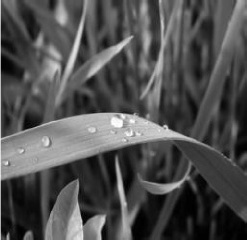
#> input picture images/grass.jpg, 247 x 240 px; its folder holds only this picture in this run; the run also reads 1 picture not shown here
$ jupyter execute 2024_2025_ATRIM_TP2_spatial_filtering_sv.ipynb
#> lines starting #> are read from the running program, lines starting #| are printed output that depends on the picture; after the words box and inside, x2 and y2 are one past the last pixel; in counts of white or black regions, pixels touching at a corner belong together
# TP2 - Spatial Filtering
**IMPRO - Master CORO SIP- Ecole Centrale Nantes**

Ecole Centrale Nantes

Diana Mateus

Participants: (FILL IN YOUR NAMES AND LASTNAMES)

# GOAL

In this lab we will practice the general principles of linear spatial filtering for 2D images:
- based on the convolution operation
- and applied with different filters to solve different tasks (denoising, highboost sharpening, border extraction)

Then, if we have time, we will break some of the linear filtering assumptions:
- to find patterns in an image (Waldo/Charlie) with correlation,
- to filter preserving borders,
- to find corners in an image

# 0. Preparation

* Define the path to the images only once. Then, use the given path for the images

* Handling several large images can create large memory demands. In order to avoid large size files that slow processing, you can:
  - reuse the image variable names
  - clear large variables with the command
   ```reset_selective name_variable```
  - If required resize the images while debugging (e.g. to 100x100)
  - Before submiting your jupyter notebook empty the outputs first: go to the Kernel menu, restart and clear output.

  - If you get some warnings "IOPub data rate exceeded" launch your notebook with

  ```jupyter notebook --NotebookApp.iopub_data_rate_limit=10000000000```

### 0.1 Importing the required modules

[cell 1]
import skimage.io as io
import matplotlib.pyplot as plt
import numpy as np
import os
import math
from skimage.restoration import denoise_bilateral
from skimage.transform import resize, rescale
from scipy import ndimage
from scipy import signal

### 0.2 Define the main image folder
Make sure the subsequent parts of this notebook refer to this definition IMDIR. **When evaluating your notebook I should only need to change the path here** to run the entire notebook and find all the images

[cell 2]
IMDIR = "./images"

[cell 3]
IMDIR

[cell 4]
#If using Colab
#from google.colab import drive
#drive.mount('/content/drive')
#IMDIR = "/content/drive/MyDrive/Colab Notebooks/2022-2023 Image Processing/02-spatial-filtering /images/"

### 0.3 Read and display the images
Check that you can read and display all the provided images. **Do not include this cell**, neither the code nor its ouput in the final report.

[cell 5]
width=20
height=10
plt.rcParams['figure.figsize'] = [width, height]
fig=plt.figure()

im_counter = 1
for root, dirnames, filenames in os.walk(IMDIR):
    #print(dirnames)
    for filename in filenames:
        f = os.path.join(root, filename)

        #filter only image files with the following format
        if f.endswith(('.png', '.jpg', '.jpeg','.JPG', '.tif', '.gif')):

            # print the paths to current filename if nothing is being found
            print(filename)

            # read the image
            im = io.imread(f,as_gray=True)
#> im is the input picture: shape (240, 247) float64; min 0, max 1, mean 0.312
            im = resize(im,(100,100),mode='constant')
#> im: shape (100, 100) float64

            # display it
            if im_counter >= 25:
                break;

            plt.subplot(5,5,im_counter)
            plt.imshow(im, cmap='gray')
            plt.title(filename)
            plt.axis('off')
            im_counter +=1
#> pass 2 of the loop `for root, dirnames, filenames in os.walk(IMDIR):`:
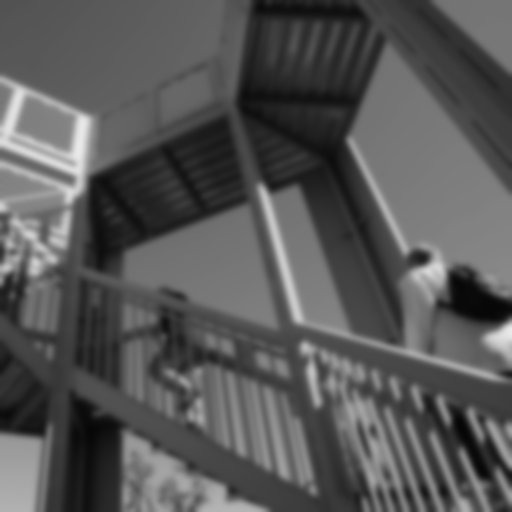
#> input picture images/enhance/ascentB.png, 512 x 512 px
#> im is the input picture: shape (512, 512); min 6, max 234, mean 87
#> `im = resize(im,(100,100),mode='constant')`:
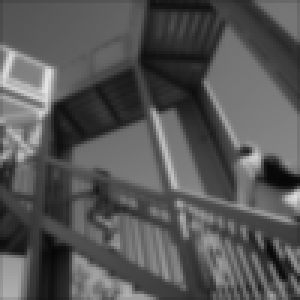
#> im: shape (100, 100) float64 (shown 3 times larger); min 0.0276, max 0.899, mean 0.339


plt.show()

# 1 Linear spatial filtering with convolution

## 1.1. Mean Kernel Example
The following ``meanKernel'' function creates a smoothing kernel, which can be used with scipy's ``` ndimage.convolve(im,kernel) ```
convolution function to blur an image.

Run the following cells to display different versions of the kernel and the application of a mean_kernel on an image.

[cell 6]
def meanKernel(hs):
    #hs defines the size of the kernel
    #hs is the integer half size of the kernel
    #creates an square filter with each side of length 2*hs+1
    kernel = np.zeros((hs*2+1,hs*2+1))
    kernel += 1/(hs*2+1)**2
    return kernel

#Display properties
width=12
height=3
plt.rcParams['figure.figsize'] = [width, height]

#creating and showing three mean kernels of different sizes
k = 1
for hs in [1,3,11]:
    plt.subplot(1,3,k)
    kernel = meanKernel(hs)
    plt.imshow(kernel, vmin=0, vmax=0.2)
    plt.title('Mean')
    plt.colorbar()
    k+=1
plt.show()

[cell 7]
f = os.path.join(IMDIR, "grass.jpg")

#Display properties
width=10
height=5

#Filter parameters
hs = 11
sigma = 2

# Read and preprocess image
im = io.imread(f, as_gray=True)
# print(im.shape)
im = im.astype(float)
im = resize(im,(100,100))

# Define filter and convolve
kernel = meanKernel(hs)
# print(kernel.shape)
im_filtered_scipy = ndimage.convolve(im,kernel)

# Display the original image
fig=plt.figure(figsize=(width, height))
plt.subplot(1,2,1)
plt.imshow(im, cmap = 'gray')
plt.title('Original')

# Display the filtered image
plt.subplot(1,2,2)
plt.imshow(im_filtered_scipy, cmap = 'gray')
plt.title('Mean scipy conv')

## 1.2. Gaussian Kernel
Following the above example, create, display and apply several (at least 3) Gaussian kernels with varying window size and standard deviation.

**Question: ** what is the sum of the kernel elements in each case?, why is this necessary?

```Hints```:
- use the 'None' or 'Nearest' interpolation options of imshow to display the kernel images

[cell 8]
#both versions work, pick the one you are more confortable with

def gaussianKernel(hs,sigma, normalize=True): #half window size and Gaussian sigma
    # creating an empty kernel
    kernel = np.zeros((hs*2+1,hs*2+1))
    ax = np.arange(-hs, hs+1)

    # print("ax is ",ax)

    # filling the kernel elements
    xx, yy = np.meshgrid(ax, ax)

    ### FILL BEGIN
    s=1/(2*(np.pi)*sigma**2)
    kernel = s*np.exp(-(xx**2+yy**2)/(2*sigma**2) ) #FILL IN
    ### FILL END

    # normalize and return
    if normalize:
        kernel = kernel / np.sum(kernel)

    return kernel

#def gaussianLambdaKernel(size,sigma, normalize=True): #full window size and Gaussian sigma

    ### FILL BEGIN
    # kernel = np.fromfunction(lambda x, y: (1/(2*math.pi*sigma**2))*math.e ** ((x-(size-1)/2)**2+(y-(size-1)/2)**2))/(2*sigma**2), (size, size))
    ### FILL END

    # if normalize:
    #     kernel = kernel / np.sum(kernel)

    # return kernel

[cell 9]
g1=gaussianKernel(3,0.5)
g1
print(np.sum(g1))

[cell 10]
g2=gaussianKernel(11,0.5)
g2
print(np.sum(g2))

[cell 11]
filter_sizes=[1,3,5]
sigma_values=[0.1,1,2]
for i in filter_sizes:
    for j in sigma_values:
        kernel=gaussianKernel(i,j)
        plt.subplot(1,3,1)
        plt.imshow(kernel)
        plt.subplot(1,3,2)
        plt.colorbar()
        plt.title('kernel')
        im_filtered_scipy = ndimage.convolve(im,kernel)
        plt.subplot(1,3,3)
        plt.imshow(im_filtered_scipy, cmap = 'gray')
        plt.title('gaussian_scipy_conv')

[cell 12]
filter_sizes=[1,3,5]
sigma_values=[0.1,1,2]
k=1
l=len(filter_sizes)*len(sigma_values)
for i in filter_sizes:
    for j in sigma_values:
        kernel=gaussianKernel(i,j)
        plt.subplot(1,l,k)
        plt.imshow(kernel)
        plt.subplot(1,l,k)
        plt.colorbar()
        plt.title(f"size={i} sigma={j}")
        im_filtered_scipy = ndimage.convolve(im,kernel)
        plt.subplot(1,l,k)
        plt.imshow(im_filtered_scipy, cmap = 'gray')
        plt.title('gaussian_scipy_conv')
        k+=1

        # [9 lines of commented-out code are left out]

[cell 13]
f = os.path.join(IMDIR, "grass.jpg")

#Display size
width=10
height=10

# Read and preprocess image
im = io.imread(f, as_gray=True)
im = im.astype(float)
im = resize(im,(100,100))

# Display the original image
fig=plt.figure(figsize=(3, 3))
plt.imshow(im, cmap = 'gray')
plt.title('Original')

# Define filter parameters
filter_sizes=[1,3,5]
sigma_values=[0.1,1,2]

# Display filters as images
fig=plt.figure(figsize=(width, height))

filter_sizes=[1,3,5]
sigma_values=[0.1,1,2]
k=1
l=2*len(filter_sizes)*len(sigma_values)
for i in filter_sizes:
    for j in sigma_values:
        kernel=gaussianKernel(i,j)
        plt.subplot(3,3,k)
        plt.imshow(kernel)
        plt.subplot(3,3,k)
        plt.colorbar()
        plt.title(f"size={i} sigma={j}")
        k+=1


# #FILL IN

# plt.show()

# # Convolve the image with the filter and display the filtered image
num_im=1
fig=plt.figure(figsize=(width, height))
for i in filter_sizes:
    for j in sigma_values:
        im_filtered_scipy = ndimage.convolve(im,kernel)
        plt.subplot(3,3,num_im)
        plt.imshow(im_filtered_scipy, cmap = 'gray')
        plt.title('gaussian_scipy_conv')
        num_im+=1
# #FILL IN

# plt.show()
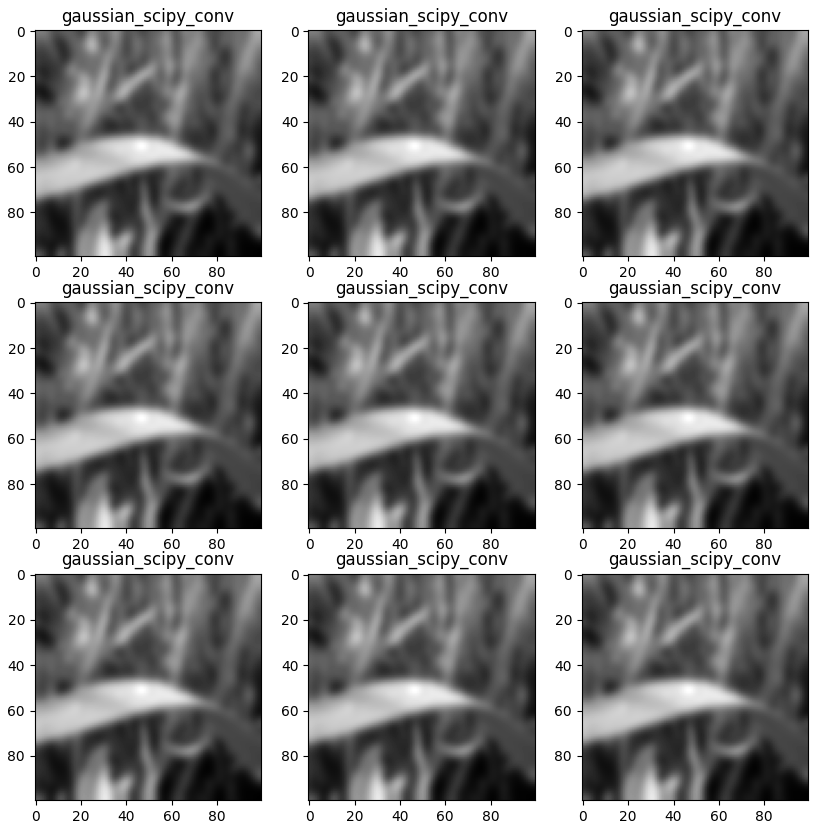
#> figure drawn by matplotlib, 9 panels

## 1.3 Filtering with your own Convolution
**a)** Repeat the smoothing above with your own implementation of the ```convolution``` function. The function should receive as input an image and a filter kernel (matrix of weights) and return the filtered image. Compare your results with those from the scikit in-built function.

**b)** Apply a Gaussian filter of kernel size 7x7 (hs=3) and sigma 2 display side by side the results of your convolution vs. those of the in-built function to check your implementation is correct. Clearly state on the title of the image which version of the convolution function is being used.

**c)** **Write down your findings**, notably the reasons for any possible difference with the in-built implementation.

**d)** Why and how can the convolution can be written as a matrix multiplication? why is it interesting?
```Hint```:  see http://cs231n.github.io/convolutional-networks/

[cell 14]
def myConvolution(imsource,kernel):

    # Find image and kernel sizes
    im_shape = imsource.shape
#> im_shape = (100, 100)
    imh,imw = im_shape[0], im_shape[1]
#> imh = 100; imw = 100
    kh,kw = kernel.shape
    delta_h=int((kh-1)/2)
    delta_w=int((kw-1)/2)

    # Image padding
    imPadded = np.zeros((imh+2*delta_h,imw+2*delta_w))
    imPadded[delta_h:imh+delta_h,delta_w:imw+delta_w]=imsource

    # Create an empty image to store the result
    imDest = np.zeros((imh,imw))

    #BEGIN FILL IN
    for i in range(imh):
        for j in range(imw):
            patch=imPadded[i:(i+kh),j:(j+kw)]
            # imDest[i,j]=np.multiply(patch,kernel[::-1,::-1]).sum()
            imDest[i,j]=np.sum(patch*kernel)
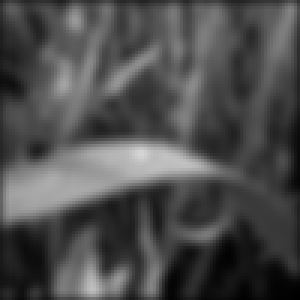
#> imDest: shape (100, 100) float64 (shown 3 times larger); min 0.00227, max 0.838, mean 0.304

    #END FILL IN
    return imDest

[cell 15]
f = os.path.join(IMDIR, "grass.jpg")

#Display properties
width=10
height=10

# Read and preprocess image
im = io.imread(f, as_gray=True)
im = im.astype(float)
im = resize(im,(100,100))

# Display the original image
fig=plt.figure(figsize=(width, height))
plt.subplot(1,4,1)
plt.imshow(im, cmap = 'gray')
plt.title('Original')

# Define filter parameters
hs=3
sigma=2
kernel = gaussianKernel(hs,sigma)

# Convolve and display the filtered image
my_img=myConvolution(im,kernel)
plt.subplot(1,4,2)
plt.imshow(my_img, cmap = 'gray')
plt.title('my_convolved')

scipy_conv_img=ndimage.convolve(im,kernel)
plt.subplot(1,4,3)
plt.imshow(scipy_conv_img, cmap = 'gray')
plt.title('scipy_conv_img')

diff_img=np.subtract(my_img,scipy_conv_img)
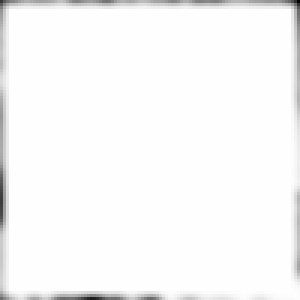
#> diff_img: shape (100, 100) float64 (shown 3 times larger); min -0.341, max 4.44e-16, mean -0.00736; drawn with min black and max white
plt.subplot(1,4,4)
plt.imshow(diff_img, cmap = 'gray')
plt.title('my_img-scipy_conv_img')

## 1.4 Derivative filters

Define the required kernel function and convolve them with the *AscentB* or *Moon* images in the ``enhance`` folder to obtain
*  the gradient image in the horizontal direction
*  the gradient image in the vertical direction
*  the Laplacian of the image
*  the sharpened image after addition of the Laplacian "details" (and normalization)

[cell 16]
def sobel_x():
    kernel = np.zeros((3,3))
    kernel[0,:]=[1,2,1]
    kernel[2,:]=[-1,-2,-1]
    return kernel

def sobel_y():
    kernel = np.zeros((3,3))
    kernel[:,0]=[1,2,1]
    kernel[:,2]=[-1,-2,-1]
    return kernel

def laplacian():
    kernel = np.ones((3,3))
    kernel[0][0]=-8
    return kernel

def normalize(im):
    im = (im-im.min())/(im.max()-im.min())
    return im

[cell 17]
f = os.path.join(IMDIR, "/Users/jayotsana/Documents/sem_2_labs/image_processing/tp2/images/enhance/ascentB.png")

#Display properties
width=10
height=8

# Read and preprocess image
im = io.imread(f, as_gray=True)
im = im.astype(float)
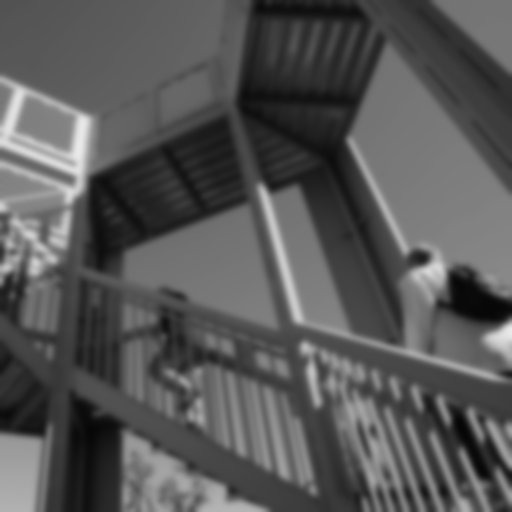
#> im: shape (512, 512) float64; min 6, max 234, mean 87
# im = resize(im,(100,100))

# Display the original image
fig=plt.figure(figsize=(width, height))
plt.subplot(1,2,1)
plt.imshow(im, cmap = 'gray')
plt.title('Original_blurr')

# Convolve and display the filtered and the enhanced image
# np.clip(im,0,1)
sobel_im_x=ndimage.convolve(im,sobel_x())
plt.subplot(1,2,2)
plt.imshow(sobel_im_x, cmap = 'gray')
plt.title('sobel_x')

fig=plt.figure(figsize=(width, height))
sobel_im_y=ndimage.convolve(im,sobel_y())
plt.subplot(1,2,1)
plt.imshow(sobel_im_y, cmap = 'gray')
plt.title('sobel_y')

laplac_im=ndimage.convolve(im,laplacian())
plt.subplot(1,2,2)
plt.imshow(laplac_im, cmap = 'gray')
plt.title('laplacian')

fig=plt.figure(figsize=(width, height))
enhanceed_im=normalize(laplac_im)+normalize(im)
plt.subplot(1,2,1)
plt.imshow(enhanceed_im, cmap = 'gray')
plt.title('laplacian_enhanced')

lap=np.clip(laplac_im,0,1)
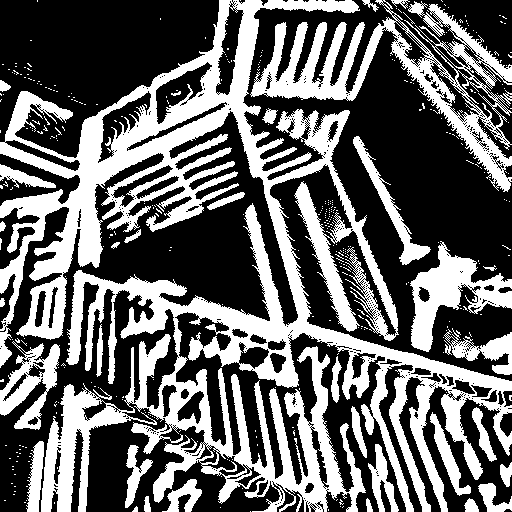
#> lap: shape (512, 512) float64; values 0 (black) and 1 (white), 40% white; 381 white regions (348 under 20 px), largest, box (x1, y1, x2, y2) and area: (0, 0, 512, 512) 75402, (250, 0, 512, 192) 11867, (410, 241, 512, 352) 4227
enhanceed_im=normalize(lap)+normalize(im)
plt.subplot(1,2,2)
plt.imshow(enhanceed_im, cmap = 'gray')
plt.title('laplac_enhance_npclip')

[cell 18]
f = os.path.join(IMDIR, "/Users/jayotsana/Documents/sem_2_labs/image_processing/tp2/images/enhance/moon-blurred.tif")

#Display properties
width=10
height=15

# Read and preprocess image
im = io.imread(f, as_gray=True)
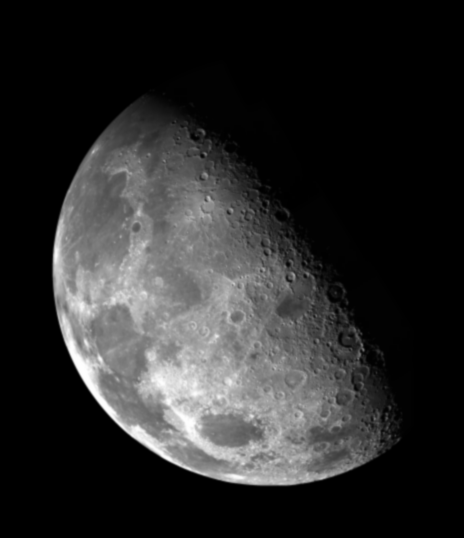
#> input picture images/enhance/moon-blurred.tif, 464 x 538 px, found by its file name
#> im is the input picture: shape (538, 464); min 0, max 254, mean 42.6
im = im.astype(float)
# im = resize(im,(100,100))

# Display the original image
fig1=plt.figure(figsize=(width, height))
plt.subplot(3,2,1)
plt.imshow(im, cmap = 'gray')
plt.title('Original_blurr')

# Convolve and display the filtered and the enhanced image
# np.clip(im,0,1)
sobel_im_x=ndimage.convolve(im,sobel_x())
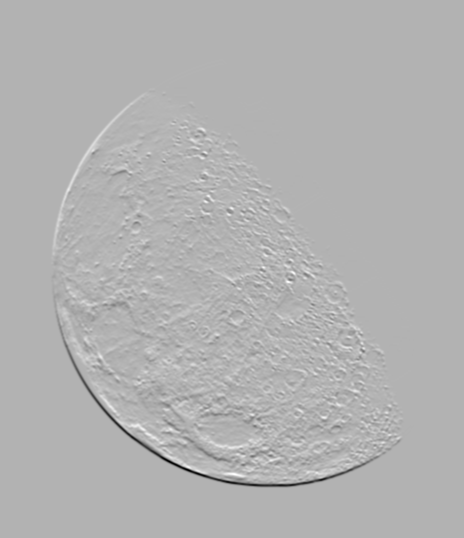
#> sobel_im_x: shape (538, 464) float64; min -688, max 296, mean 0; drawn with min black and max white
plt.subplot(3,2,2)
plt.imshow(sobel_im_x, cmap = 'gray')
plt.title('sobel_x')

sobel_im_y=ndimage.convolve(im,sobel_y())
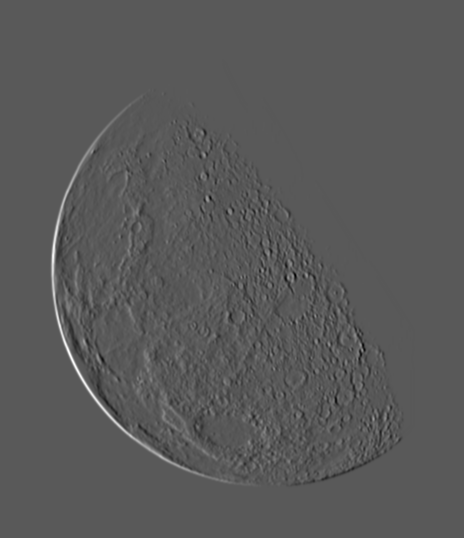
#> sobel_im_y: shape (538, 464) float64; min -384, max 714, mean 0; drawn with min black and max white
plt.subplot(3,2,3)
plt.imshow(sobel_im_y, cmap = 'gray')
plt.title('sobel_y')

laplac_im=ndimage.convolve(im,laplacian())
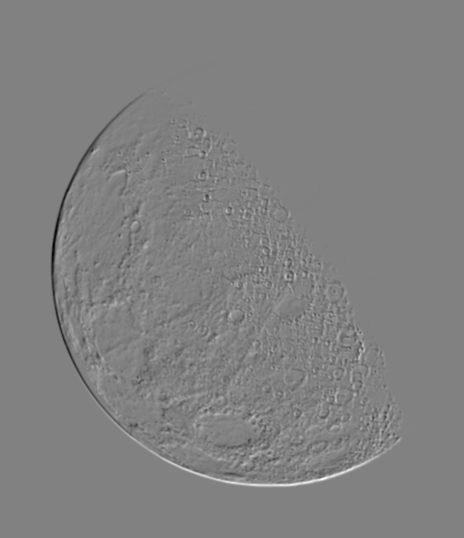
#> laplac_im: shape (538, 464) float64; min -851, max 831, mean 0; drawn with min black and max white
plt.subplot(3,2,4)
plt.imshow(laplac_im, cmap = 'gray')
plt.title('laplacian')

enhanceed_im=(normalize(laplac_im))+normalize(im)
#> enhanceed_im: shape (538, 464) float64
plt.subplot(3,2,5)
plt.imshow(enhanceed_im, cmap = 'gray')
plt.title('laplacian_enhanced')

lap=np.clip(laplac_im,0,1)
#> lap: shape (538, 464) float64; values 0 (black) and 1 (white), 20% white; 391 white regions (306 under 20 px), largest, box (x1, y1, x2, y2) and area: (55, 123, 415, 489) 40188, (178, 124, 244, 180) 1139, (179, 100, 209, 143) 449
enhanceed_im=normalize(lap)+normalize(im)
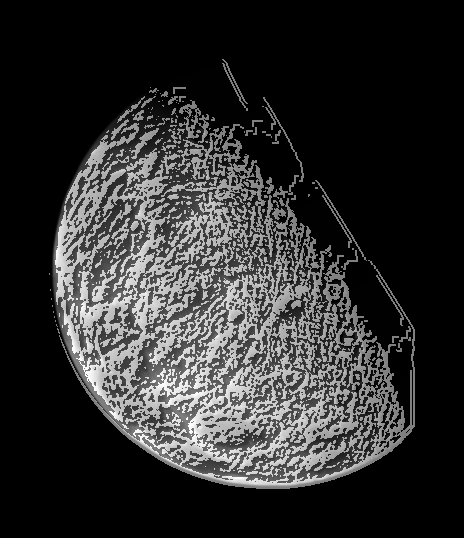
#> enhanceed_im: shape (538, 464) float64; min 0, max 2, mean 0.367; drawn with min black and max white
plt.subplot(3,2,6)
plt.imshow(enhanceed_im, cmap = 'gray')
plt.title('laplac_enhance_npclip')
